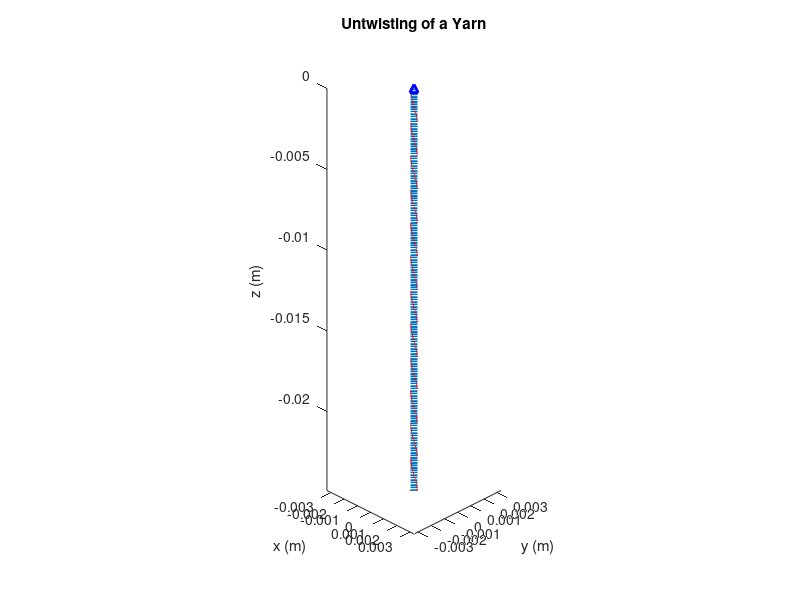
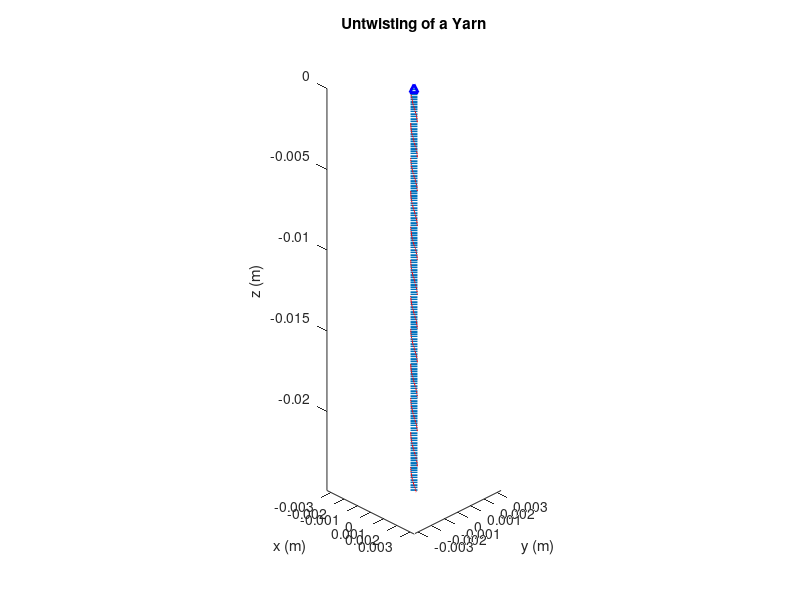
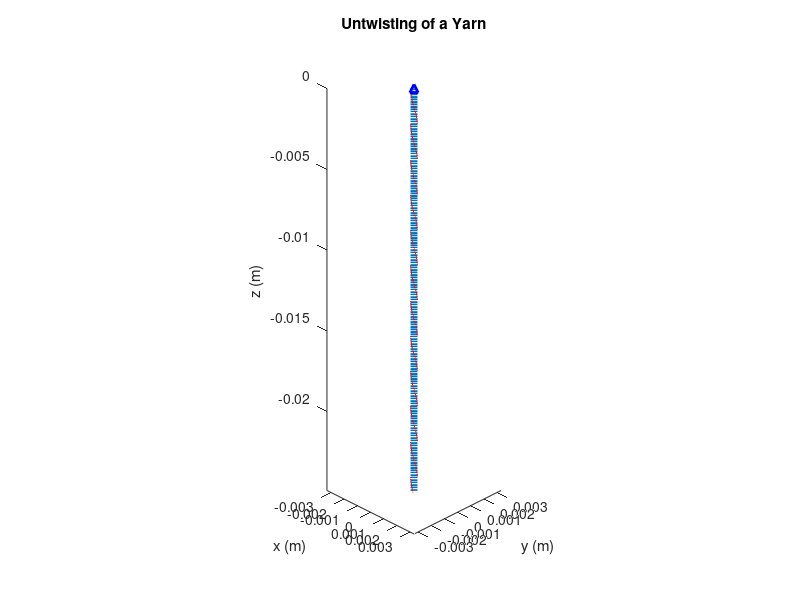
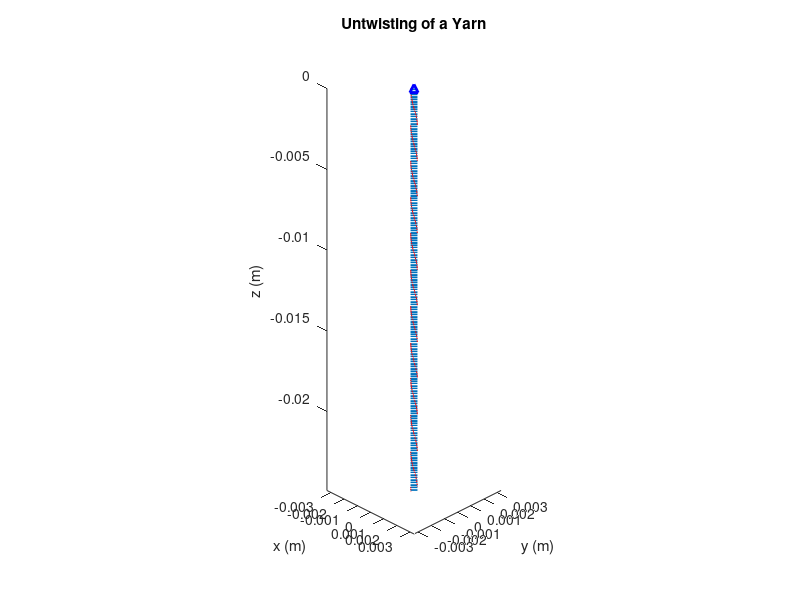

The MATLAB source for these figures, in order:
function yarnBVP_ACT()
    % used for cable driven manipulator, do characterization. 
    %FE is the input force and young's modulus. 
    %Parameters
    % example. RodBVP_AB[2.4e3,0.02])
    E = 500e6; % 3.5e3; %Pa
    G = 400e6; % Pa 
    rho = 1.07e3; % kg/m^3 
    g = [0; 0; 9.81]; % 9.810 N/kg
    n_c = 10;
    r_c = 0.66e-3;
    L = n_c*2*pi*r_c; % m
    r = 0.35e-3;
    alpha = pi/8;
    rot_norm = 10; % rot/m
    A = pi*r^2;
    I = pi*r^4/4;
    J = 2*I;
    Kse = diag([G*A, G*A, E*A]);
    Kbt = diag([E*I, E*I, G*J]);
    N = 400; % Number of nodes
    v_0 = @(s) [0;0;1 ];

    %Boundary Conditions
    p0 = [0;0;0];
    R0 = eye(3);
    
    Me = [0;0;0]; % momentum at the tip, N*mm

    % Main Simulation %%%%%%%%%%%%%%%%%%%%%%%%%%%%%%%%
    
    y = zeros(N,21);
    options = optimset('LargeScale','off','TolFun',1e-4,'MaxIter',25000,'MaxFunEvals',100000);

% %     init_guess =   y(1,13:18)';%% zeros(6,1); guess the initial m0 and n0, change the direction of the of the force, to get different solution. 
% 
%     fsolve(@RodShootingMethod, init_guess, options);%Use convex optimization to solve ICs 
%     end
    
   for ii =0:0.25:10
        rot_norm2 = rot_norm - ii;
        Fe =[0;0; 0]; %[0; 0; 0.01*i]; % force at the tip
        u_0 = @(s)  [0;0; 2*pi*rot_norm2/L;];
        
        init_guess = y(1,13:18)';%% zeros(6,1); guess the initial m0 and n0, change the direction of the of the force, to get different solution. 
                  
        fsolve(@RodShootingMethod, init_guess, options);%Use convex optimization to solve ICs
        
       % FM will return the initial values, which are the  correct guess for IC
       
        visual3D()
         Name = sprintf( 'fig%d.png', ii*4);
         Ndir = 'images\'; %'C:\MATLAB\RodDynamics_2020TRO\10_RodModel\06_TCA_yarn\images\'; 
         print(gcf, '-dpng','-r300',[Ndir, Name]) % this will create images in the current folder
         clf;
            
   end
    
 
    
    function visual3D()
        %Visualization
        fac = 1e-2;
        PG = zeros(N,3);
        PG2 = zeros(N,3);
        for i = 1:N
         PG(i,:) =  reshape(y(i,4:12),3,3)*[r*sin(pi/4);r*cos(pi/4);0]*0.5 + y(i, 1:3)';
         PG2(i,:) =  reshape(y(i,4:12),3,3)*[-r*sin(pi/4);-r*cos(pi/4);0]*0.5 + y(i, 1:3)';
        end
        y(:,1:3) = -y(:,1:3);
        PG = -PG;
        PG2 = -PG2; 
        plot3(y(:,1),y(:,2),y(:,3),'linewidth',5);  hold on
        plot3(PG(:,1),PG(:,2),PG(:,3),'r')
        plot3(PG2(:,1),PG2(:,2),PG2(:,3),'r')
        plot3(0,0,0,'b^', 'MarkerSize',6, 'LineWidth', 2)
        %plot3(y(:,19),y(:,20),y(:,21),'r');  hold on
        view(45, 30); 
        daspect([1 1 1]);

        %Farrow = [y(end, 1:3), y(end, 1:3) + fac*y(end,13:15)];
        %arrow3(Farrow(1:3), Farrow(4:6),'r')

        title('Untwisting of a Yarn');  axis([-r_c*5 r_c*5 -r_c*5 r_c*5 -0.6*L 0])
        grid off;    xlabel('x (m)');  ylabel('y (m)');  zlabel('z (m)');
        set(gca, 'color', 'none'); 
        % Enlarge figure to full screen.
        set(gcf, 'Units', 'Normalized', 'OuterPosition', [0,0, .35, 0.8]);
    end

        
    %Subfunctions
    function residual = RodShootingMethod(guess) %Optimization objective function
        n0 = guess(1:3);                  %Update guessed initial conditions
        m0 = guess(4:6);
        
        y0 =  [p0; reshape(R0,9,1); n0; m0;[0;0;0]];

        
        [s,y] = ode45(@RodODE,linspace(0, L,N),y0);  %Numerically solve the resulting IVP
      
        nL_shot = y(end,13:15)';    % this is the position of the end for each tril.       
        mL_shot = y(end,16:18)';    % Calculate distal constraint violation
       
        Force_error = nL_shot - Fe;
        Moment_error = mL_shot - Me;
        residual = [Force_error ; Moment_error];
    end

    function ys = RodODE(s,y)
        R = reshape(y(4:12),3,3);
        n = y(13:15);
        m = y(16:18);

        v = Kse^-1*R.'*n + v_0(s);% [0;0;1]; Kirchoff rod
        u = Kbt^-1*R.'*m + u_0(s);

        ps = R*v;
        Rs = R*hat(u);
        ns = -rho*A*g;
        ms = -hat(ps)*n;
        PGs = Rs*[r;0;0] + ps;
        ys = [ps; reshape(Rs,9,1); ns; ms; PGs];
    end

    function skew_symmetric_matrix = hat(y)
        skew_symmetric_matrix = [  0   -y(3)  y(2) ;
                                  y(3)   0   -y(1) ;
                                 -y(2)  y(1)   0  ];
    end

end